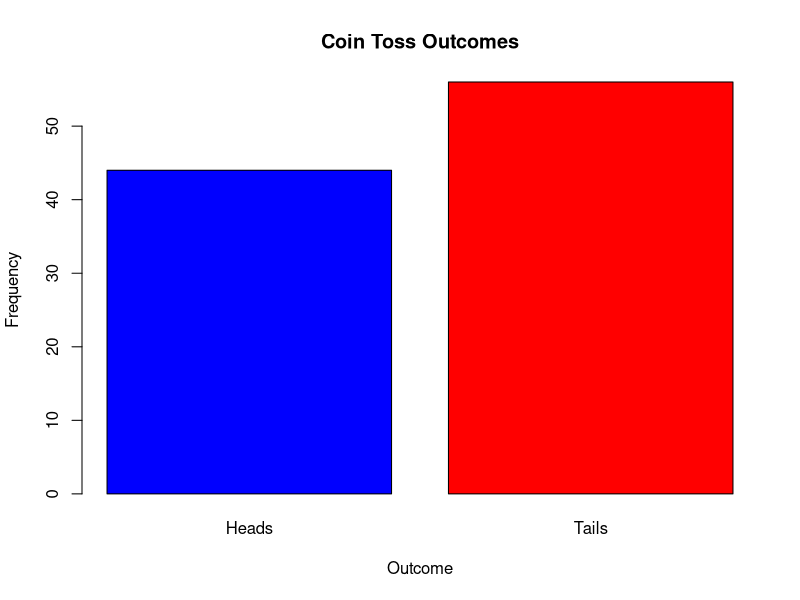

Reproduce this figure in R.
## ---- chunk 1
set.seed(42)  # Ensures reproducibility
n_tosses <- 100
results <- sample(c("Heads", "Tails"), size = n_tosses, replace = TRUE)

# Print the first 10 results
print(results[1:10])
## ---- chunk 2
# Create a bar plot of the outcomes
barplot(table(results), col = c("blue", "red"),
        main = "Coin Toss Outcomes",
        xlab = "Outcome", ylab = "Frequency")
